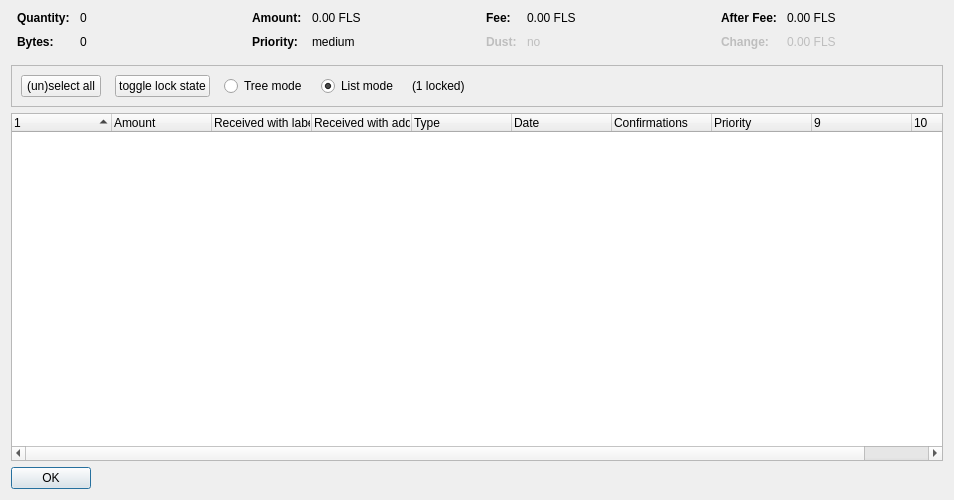
<?xml version="1.0" encoding="UTF-8"?>
<ui version="4.0">
 <class>CoinControlDialog</class>
 <widget class="QDialog" name="CoinControlDialog">
  <property name="geometry">
   <rect>
    <x>0</x>
    <y>0</y>
    <width>954</width>
    <height>500</height>
   </rect>
  </property>
  <property name="windowTitle">
   <string>Coin Selection</string>
  </property>
  <layout class="QVBoxLayout" name="verticalLayout">
   <item>
    <layout class="QHBoxLayout" name="horizontalLayoutTop" stretch="0,0,0,0">
     <property name="topMargin">
      <number>0</number>
     </property>
     <property name="bottomMargin">
      <number>10</number>
     </property>
     <item>
      <layout class="QFormLayout" name="formLayoutCoinControl1">
       <property name="horizontalSpacing">
        <number>10</number>
       </property>
       <property name="verticalSpacing">
        <number>10</number>
       </property>
       <property name="leftMargin">
        <number>6</number>
       </property>
       <property name="rightMargin">
        <number>6</number>
       </property>
       <item row="0" column="0">
        <widget class="QLabel" name="labelCoinControlQuantityText">
         <property name="font">
          <font>
           <weight>75</weight>
           <bold>true</bold>
          </font>
         </property>
         <property name="text">
          <string>Quantity:</string>
         </property>
        </widget>
       </item>
       <item row="0" column="1">
        <widget class="QLabel" name="labelCoinControlQuantity">
         <property name="cursor">
          <cursorShape>IBeamCursor</cursorShape>
         </property>
         <property name="contextMenuPolicy">
          <enum>Qt::ActionsContextMenu</enum>
         </property>
         <property name="text">
          <string notr="true">0</string>
         </property>
         <property name="textInteractionFlags">
          <set>Qt::LinksAccessibleByMouse|Qt::TextSelectableByKeyboard|Qt::TextSelectableByMouse</set>
         </property>
        </widget>
       </item>
       <item row="1" column="0">
        <widget class="QLabel" name="labelCoinControlBytesText">
         <property name="font">
          <font>
           <weight>75</weight>
           <bold>true</bold>
          </font>
         </property>
         <property name="text">
          <string>Bytes:</string>
         </property>
        </widget>
       </item>
       <item row="1" column="1">
        <widget class="QLabel" name="labelCoinControlBytes">
         <property name="cursor">
          <cursorShape>IBeamCursor</cursorShape>
         </property>
         <property name="contextMenuPolicy">
          <enum>Qt::ActionsContextMenu</enum>
         </property>
         <property name="text">
          <string notr="true">0</string>
         </property>
         <property name="textInteractionFlags">
          <set>Qt::LinksAccessibleByMouse|Qt::TextSelectableByKeyboard|Qt::TextSelectableByMouse</set>
         </property>
        </widget>
       </item>
      </layout>
     </item>
     <item>
      <layout class="QFormLayout" name="formLayoutCoinControl2">
       <property name="horizontalSpacing">
        <number>10</number>
       </property>
       <property name="verticalSpacing">
        <number>10</number>
       </property>
       <property name="leftMargin">
        <number>6</number>
       </property>
       <property name="rightMargin">
        <number>6</number>
       </property>
       <item row="0" column="0">
        <widget class="QLabel" name="labelCoinControlAmountText">
         <property name="font">
          <font>
           <weight>75</weight>
           <bold>true</bold>
          </font>
         </property>
         <property name="text">
          <string>Amount:</string>
         </property>
        </widget>
       </item>
       <item row="0" column="1">
        <widget class="QLabel" name="labelCoinControlAmount">
         <property name="cursor">
          <cursorShape>IBeamCursor</cursorShape>
         </property>
         <property name="contextMenuPolicy">
          <enum>Qt::ActionsContextMenu</enum>
         </property>
         <property name="text">
          <string notr="true">0.00 FLS</string>
         </property>
         <property name="textInteractionFlags">
          <set>Qt::LinksAccessibleByMouse|Qt::TextSelectableByKeyboard|Qt::TextSelectableByMouse</set>
         </property>
        </widget>
       </item>
       <item row="1" column="0">
        <widget class="QLabel" name="labelCoinControlPriorityText">
         <property name="font">
          <font>
           <weight>75</weight>
           <bold>true</bold>
          </font>
         </property>
         <property name="text">
          <string>Priority:</string>
         </property>
        </widget>
       </item>
       <item row="1" column="1">
        <widget class="QLabel" name="labelCoinControlPriority">
         <property name="cursor">
          <cursorShape>IBeamCursor</cursorShape>
         </property>
         <property name="contextMenuPolicy">
          <enum>Qt::ActionsContextMenu</enum>
         </property>
         <property name="text">
          <string>medium</string>
         </property>
         <property name="textInteractionFlags">
          <set>Qt::LinksAccessibleByMouse|Qt::TextSelectableByKeyboard|Qt::TextSelectableByMouse</set>
         </property>
        </widget>
       </item>
      </layout>
     </item>
     <item>
      <layout class="QFormLayout" name="formLayoutCoinControl3">
       <property name="horizontalSpacing">
        <number>10</number>
       </property>
       <property name="verticalSpacing">
        <number>10</number>
       </property>
       <property name="leftMargin">
        <number>6</number>
       </property>
       <property name="rightMargin">
        <number>6</number>
       </property>
       <item row="0" column="0">
        <widget class="QLabel" name="labelCoinControlFeeText">
         <property name="font">
          <font>
           <weight>75</weight>
           <bold>true</bold>
          </font>
         </property>
         <property name="text">
          <string>Fee:</string>
         </property>
        </widget>
       </item>
       <item row="0" column="1">
        <widget class="QLabel" name="labelCoinControlFee">
         <property name="cursor">
          <cursorShape>IBeamCursor</cursorShape>
         </property>
         <property name="contextMenuPolicy">
          <enum>Qt::ActionsContextMenu</enum>
         </property>
         <property name="text">
          <string notr="true">0.00 FLS</string>
         </property>
         <property name="textInteractionFlags">
          <set>Qt::LinksAccessibleByMouse|Qt::TextSelectableByKeyboard|Qt::TextSelectableByMouse</set>
         </property>
        </widget>
       </item>
       <item row="1" column="0">
        <widget class="QLabel" name="labelCoinControlLowOutputText">
         <property name="enabled">
          <bool>false</bool>
         </property>
         <property name="font">
          <font>
           <weight>75</weight>
           <bold>true</bold>
          </font>
         </property>
         <property name="text">
          <string>Dust:</string>
         </property>
        </widget>
       </item>
       <item row="1" column="1">
        <widget class="QLabel" name="labelCoinControlLowOutput">
         <property name="enabled">
          <bool>false</bool>
         </property>
         <property name="cursor">
          <cursorShape>IBeamCursor</cursorShape>
         </property>
         <property name="contextMenuPolicy">
          <enum>Qt::ActionsContextMenu</enum>
         </property>
         <property name="text">
          <string>no</string>
         </property>
         <property name="textInteractionFlags">
          <set>Qt::LinksAccessibleByMouse|Qt::TextSelectableByKeyboard|Qt::TextSelectableByMouse</set>
         </property>
        </widget>
       </item>
      </layout>
     </item>
     <item>
      <layout class="QFormLayout" name="formLayoutCoinControl4">
       <property name="horizontalSpacing">
        <number>10</number>
       </property>
       <property name="verticalSpacing">
        <number>10</number>
       </property>
       <property name="leftMargin">
        <number>6</number>
       </property>
       <property name="rightMargin">
        <number>6</number>
       </property>
       <item row="0" column="0">
        <widget class="QLabel" name="labelCoinControlAfterFeeText">
         <property name="font">
          <font>
           <weight>75</weight>
           <bold>true</bold>
          </font>
         </property>
         <property name="text">
          <string>After Fee:</string>
         </property>
        </widget>
       </item>
       <item row="0" column="1">
        <widget class="QLabel" name="labelCoinControlAfterFee">
         <property name="cursor">
          <cursorShape>IBeamCursor</cursorShape>
         </property>
         <property name="contextMenuPolicy">
          <enum>Qt::ActionsContextMenu</enum>
         </property>
         <property name="text">
          <string notr="true">0.00 FLS</string>
         </property>
         <property name="textInteractionFlags">
          <set>Qt::LinksAccessibleByMouse|Qt::TextSelectableByKeyboard|Qt::TextSelectableByMouse</set>
         </property>
        </widget>
       </item>
       <item row="1" column="0">
        <widget class="QLabel" name="labelCoinControlChangeText">
         <property name="enabled">
          <bool>false</bool>
         </property>
         <property name="font">
          <font>
           <weight>75</weight>
           <bold>true</bold>
          </font>
         </property>
         <property name="text">
          <string>Change:</string>
         </property>
        </widget>
       </item>
       <item row="1" column="1">
        <widget class="QLabel" name="labelCoinControlChange">
         <property name="enabled">
          <bool>false</bool>
         </property>
         <property name="cursor">
          <cursorShape>IBeamCursor</cursorShape>
         </property>
         <property name="contextMenuPolicy">
          <enum>Qt::ActionsContextMenu</enum>
         </property>
         <property name="text">
          <string notr="true">0.00 FLS</string>
         </property>
         <property name="textInteractionFlags">
          <set>Qt::LinksAccessibleByMouse|Qt::TextSelectableByKeyboard|Qt::TextSelectableByMouse</set>
         </property>
        </widget>
       </item>
      </layout>
     </item>
    </layout>
   </item>
   <item>
    <widget class="QFrame" name="frame">
     <property name="minimumSize">
      <size>
       <width>0</width>
       <height>40</height>
      </size>
     </property>
     <property name="frameShape">
      <enum>QFrame::StyledPanel</enum>
     </property>
     <property name="frameShadow">
      <enum>QFrame::Sunken</enum>
     </property>
     <layout class="QHBoxLayout" name="horizontalLayout">
      <item>
       <layout class="QHBoxLayout" name="horizontalLayoutPanel" stretch="0,0,0,0,0,0">
        <property name="spacing">
         <number>14</number>
        </property>
        <item>
         <widget class="QPushButton" name="pushButtonSelectAll">
          <property name="sizePolicy">
           <sizepolicy hsizetype="Maximum" vsizetype="Fixed">
            <horstretch>0</horstretch>
            <verstretch>0</verstretch>
           </sizepolicy>
          </property>
          <property name="text">
           <string>(un)select all</string>
          </property>
          <property name="autoDefault">
           <bool>false</bool>
          </property>
         </widget>
        </item>
        <item>
         <widget class="QPushButton" name="pushButtonToggleLock">
          <property name="sizePolicy">
           <sizepolicy hsizetype="Maximum" vsizetype="Fixed">
            <horstretch>0</horstretch>
            <verstretch>0</verstretch>
           </sizepolicy>
          </property>
          <property name="text">
           <string>toggle lock state</string>
          </property>
          <property name="autoDefault">
           <bool>false</bool>
          </property>
         </widget>
        </item>
        <item>
         <widget class="QRadioButton" name="radioTreeMode">
          <property name="sizePolicy">
           <sizepolicy hsizetype="Maximum" vsizetype="Fixed">
            <horstretch>0</horstretch>
            <verstretch>0</verstretch>
           </sizepolicy>
          </property>
          <property name="text">
           <string>Tree mode</string>
          </property>
         </widget>
        </item>
        <item>
         <widget class="QRadioButton" name="radioListMode">
          <property name="sizePolicy">
           <sizepolicy hsizetype="Maximum" vsizetype="Fixed">
            <horstretch>0</horstretch>
            <verstretch>0</verstretch>
           </sizepolicy>
          </property>
          <property name="text">
           <string>List mode</string>
          </property>
          <property name="checked">
           <bool>true</bool>
          </property>
         </widget>
        </item>
        <item>
         <widget class="QLabel" name="labelLocked">
          <property name="text">
           <string>(1 locked)</string>
          </property>
         </widget>
        </item>
        <item>
         <spacer name="horizontalSpacer">
          <property name="orientation">
           <enum>Qt::Horizontal</enum>
          </property>
          <property name="sizeHint" stdset="0">
           <size>
            <width>40</width>
            <height>20</height>
           </size>
          </property>
         </spacer>
        </item>
       </layout>
      </item>
     </layout>
    </widget>
   </item>
   <item>
    <widget class="CoinControlTreeWidget" name="treeWidget">
     <property name="contextMenuPolicy">
      <enum>Qt::CustomContextMenu</enum>
     </property>
     <property name="sortingEnabled">
      <bool>false</bool>
     </property>
     <property name="columnCount">
      <number>10</number>
     </property>
     <attribute name="headerShowSortIndicator" stdset="0">
      <bool>true</bool>
     </attribute>
     <attribute name="headerStretchLastSection">
      <bool>false</bool>
     </attribute>
     <column>
      <property name="text">
       <string/>
      </property>
     </column>
     <column>
      <property name="text">
       <string>Amount</string>
      </property>
     </column>
     <column>
      <property name="text">
       <string>Received with label</string>
      </property>
     </column>
     <column>
      <property name="text">
       <string>Received with address</string>
      </property>
     </column>
     <column>
      <property name="text">
       <string>Type</string>
      </property>
     </column>
     <column>
      <property name="text">
       <string>Date</string>
      </property>
     </column>
     <column>
      <property name="text">
       <string>Confirmations</string>
      </property>
      <property name="toolTip">
       <string>Confirmed</string>
      </property>
     </column>
     <column>
      <property name="text">
       <string>Priority</string>
      </property>
     </column>
     <column>
      <property name="text">
       <string/>
      </property>
     </column>
     <column>
      <property name="text">
       <string/>
      </property>
     </column>
    </widget>
   </item>
   <item>
    <widget class="QDialogButtonBox" name="buttonBox">
     <property name="sizePolicy">
      <sizepolicy hsizetype="Maximum" vsizetype="Fixed">
       <horstretch>0</horstretch>
       <verstretch>0</verstretch>
      </sizepolicy>
     </property>
     <property name="orientation">
      <enum>Qt::Horizontal</enum>
     </property>
     <property name="standardButtons">
      <set>QDialogButtonBox::Ok</set>
     </property>
    </widget>
   </item>
  </layout>
 </widget>
 <customwidgets>
  <customwidget>
   <class>CoinControlTreeWidget</class>
   <extends>QTreeWidget</extends>
   <header>coincontroltreewidget.h</header>
  </customwidget>
 </customwidgets>
 <resources/>
 <connections/>
</ui>
